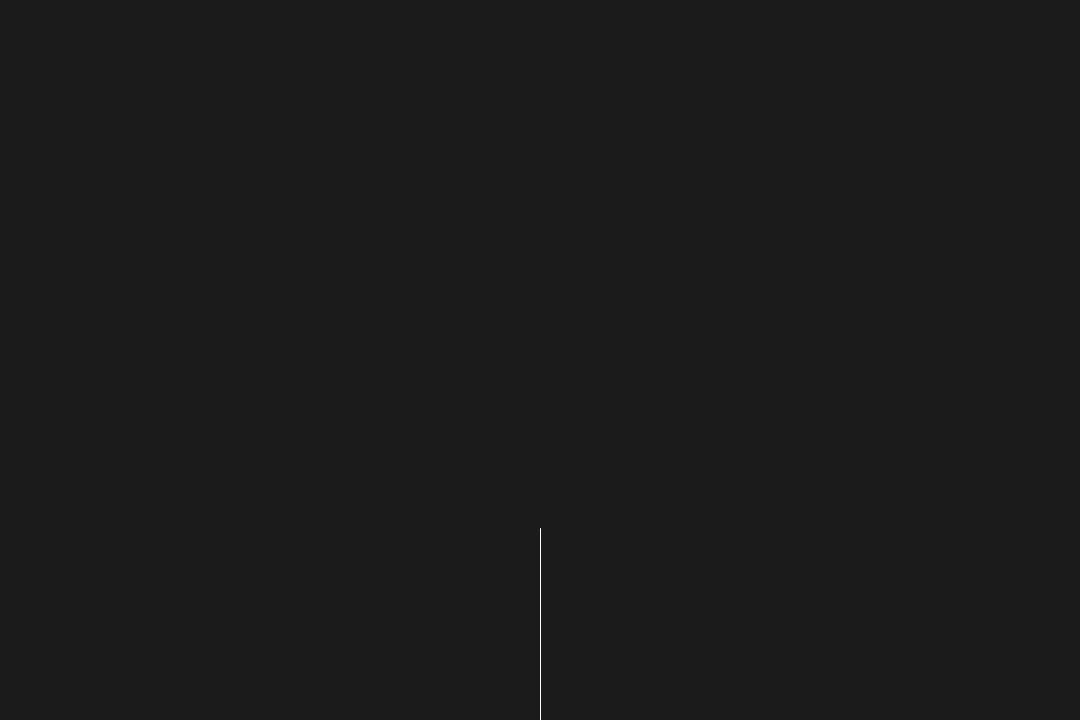
Frame 1 (no input)
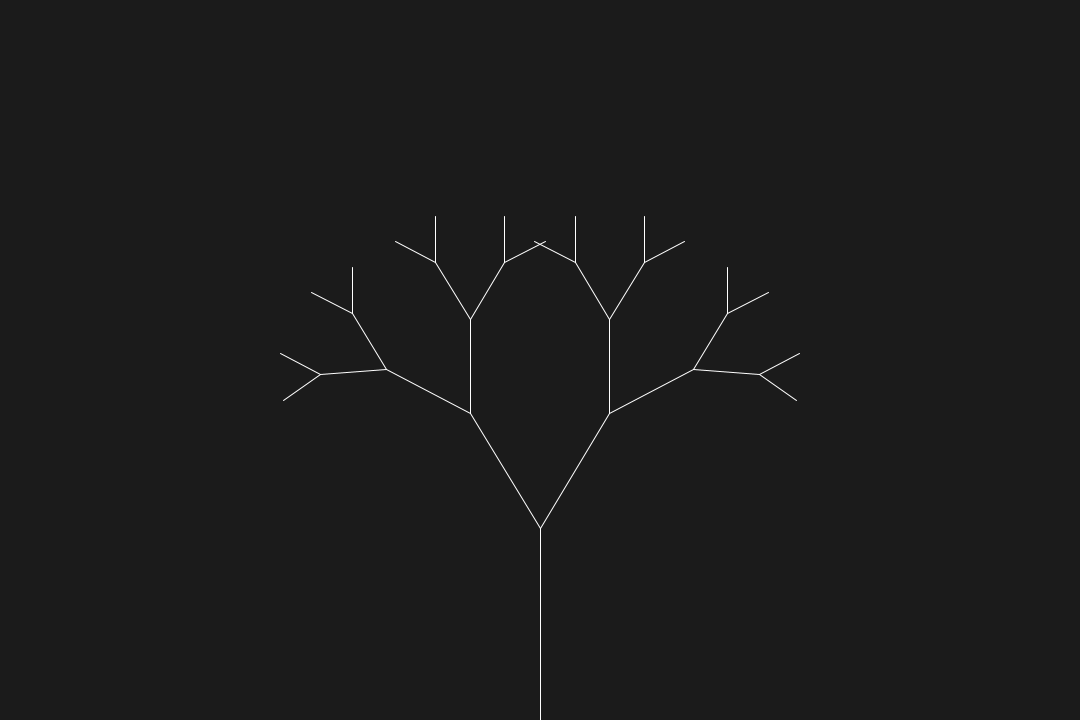
Frame 60 (the mouse pressed at the canvas centre just before this capture)
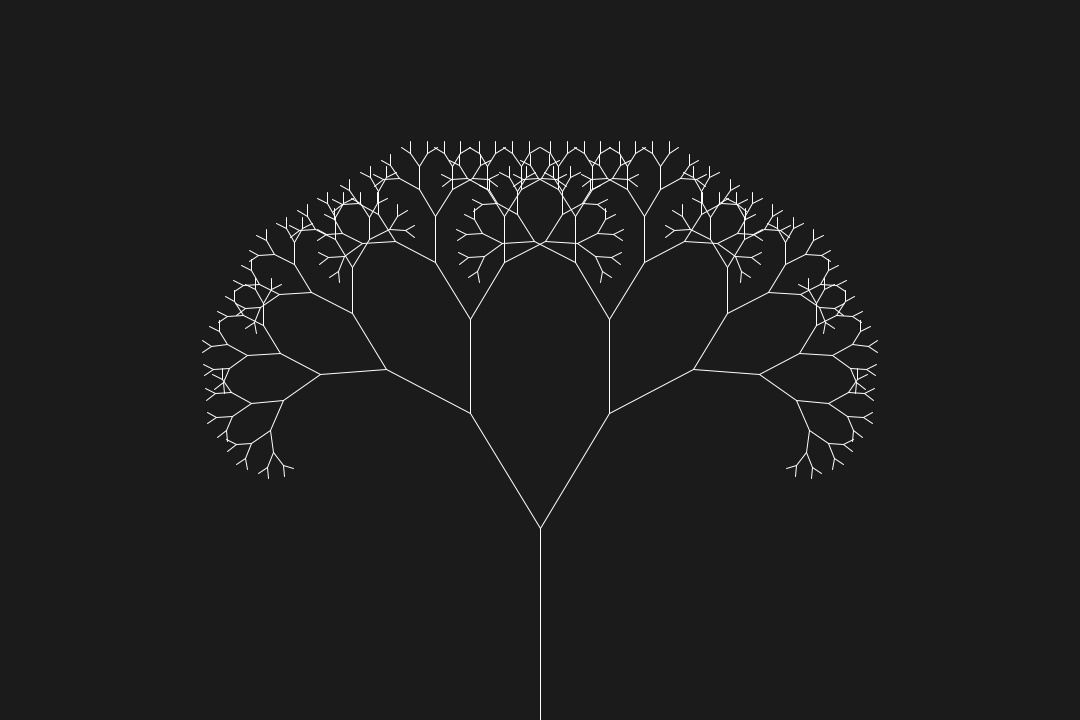
Frame 120 (the mouse held since frame 60 and released just before this capture)

The Processing sketch that drew these frames (run headless with seeded random() and noise(); from frame 60 on, the mouse is pressed at the canvas centre):

// Processing sketch: Fractal_Tree
// ── Fractal_Tree.pde
int baseL;
long timer;
int count = 1;

ArrayList < Branch > tree;

void setup()
{
  size(1080, 720);
  
  baseL = 192;
  timer = System.currentTimeMillis();
  
  PVector a = new PVector(1080/2, 720);
  PVector b = new PVector(1080/2, 720 - baseL);
  
  tree = new ArrayList < Branch > (1);
  tree.add(new Branch(a, b));
}

void update()
{
  if (tree.get(tree.size()-1).lenght >= 4)
  {
    if (System.currentTimeMillis() > (timer + 250))
    {
      timer += 250;
      
      for (int i = tree.size()-1; i >= 0; i--)
      {
        if (!tree.get(i).grown)
        {
          tree.add(tree.get(i).branchA());
          tree.add(tree.get(i).branchB());
          
          tree.get(i).grown = true;
          
          println("Count = " + count++);
        }
      }
    }
  }
}

void draw()
{
  update();
  background(27);
  stroke(255);
  //strokeWeight(1);
  
  for (int i = 0; i < tree.size(); i++)
    if(tree.get(i) != null)
      tree.get(i).draw();
}

// ── Branch.pde
class Branch
{
  int lenght;
  PVector a, b;
  boolean grown;
  float angle;
  float less;

  Branch(PVector a, PVector b)
  {
    this.a = a;
    this. b = b;
    grown = false;
    lenght = (int)PVector.dist(a, b);
    
    angle = 5.75;
    less = 0.7;
  }
  
  void draw()
  {
    line(a.x, a.y, b.x, b.y);
  }
  
  Branch branchA()
  {
    PVector dir = PVector.sub(b, a);
    dir.rotate(PI/angle);
    dir.mult(less);
    PVector newEnd = PVector.add(b, dir);
    
    Branch branch =  new Branch(b, newEnd);
    return branch;
  }
  
  Branch branchB()
  {
    PVector dir = PVector.sub(b, a);
    dir.rotate(-(PI/angle));
    dir.mult(less);
    PVector newEnd = PVector.add(b, dir);
    
    Branch branch =  new Branch(b, newEnd);
    return branch;
  }
}
